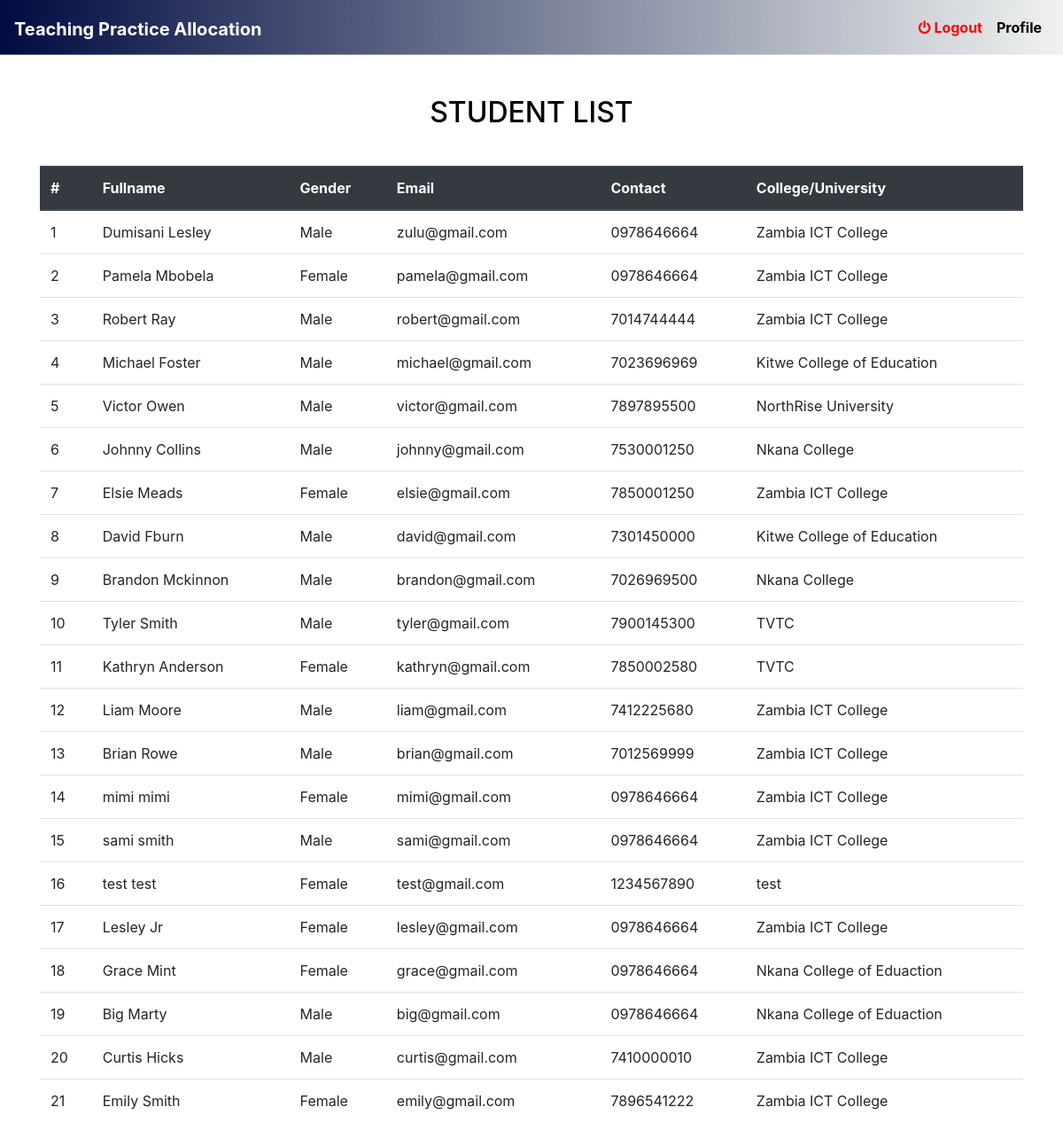
Page /admin/studentList.php on the committed database.
### tables this page shows
CREATE TABLE IF NOT EXISTS `students` (
  `pid` int(11) NOT NULL AUTO_INCREMENT,
  `fname` varchar(20) NOT NULL,
  `lname` varchar(20) NOT NULL,
  `gender` varchar(10) NOT NULL,
  `email` varchar(30) NOT NULL,
  `contact` varchar(10) NOT NULL,
  `college` varchar(30) NOT NULL,
  `password` varchar(30) NOT NULL,
  `cpassword` varchar(30) NOT NULL,
  PRIMARY KEY (`pid`)
);

### admin/studentList.php (the view, shortened to what this page needs)
<?php
    include('../includes/head.php');
    include('../includes/connect.php');
?>
  <div class="container" style="margin-bottom: 100px;">
        <div class="mb-4">
            <h2 class="text-center">Student List</h2>
        </div>
            <table class="table table-hover">
            <h2 class="text-center" style="margin-bottom: 40px; color: black; margin-top: 70px;">STUDENT LIST</h2>
                <thead class="thead-dark">
                    <tr>
                        <th scope="col">#</th>
                        <th scope="col">Fullname</th>
                        <th scope="col">Gender</th>
                        <th scope="col">Email</th>
                        <th scope="col">Contact</th>
                        <th scope="col">College/University</th>
                    </tr>
                </thead>
                <tbody>
                    <?php
                    $query = "select * from students";
                    $result = mysqli_query($con,$query);
                    $cnt=1;
                    while ($row = mysqli_fetch_array($result)){
                      $fname = $row['fname'];
                      $lname = $row['lname'];
                      $gender = $row['gender'];
                      $email = $row['email'];
                      $contact = $row['contact'];
                      $college = $row['college'];
                      echo "<tr>
                        <td>$cnt</td>
                        <td>$fname $lname</td>
                        <td>$gender</td>
                        <td>$email</td>
                        <td>$contact</td>
                        <td>$college</td>
                      </tr>";
                  $cnt++;  }
                  ?>
            </tbody>
        </table>
        <br>
    </div>

### css/style.css (style rules this page uses)
html { width: 100%; height: 100%; }
h2 { font-size: 36px; }
h1, h2, h3, h4, h5, h6 { margin: 0 0 30px; font-family: 'Roboto', sans-serif; font-weight: 400; color: #444; line-height: 1em; }

### rows in the picture
students: fname "Dumisani", lname "Lesley", gender "Male", email "zulu@gmail.com", contact "0978646664", college "Zambia ICT College"
students: fname "Pamela", lname "Mbobela", gender "Female", email "pamela@gmail.com", contact "0978646664", college "Zambia ICT College"
students: fname "Robert", lname "Ray", gender "Male", email "robert@gmail.com", contact "7014744444", college "Zambia ICT College"
students: fname "Michael", lname "Foster", gender "Male", email "michael@gmail.com", contact "7023696969", college "Kitwe College of Education"
students: fname "Victor", lname "Owen", gender "Male", email "victor@gmail.com", contact "7897895500", college "NorthRise University"
students: fname "Johnny", lname "Collins", gender "Male", email "johnny@gmail.com", contact "7530001250", college "Nkana College"
students: fname "Elsie", lname "Meads", gender "Female", email "elsie@gmail.com", contact "7850001250", college "Zambia ICT College"
students: fname "David", lname "Fburn", gender "Male", email "david@gmail.com", contact "7301450000", college "Kitwe College of Education"
students: fname "Brandon", lname "Mckinnon", gender "Male", email "brandon@gmail.com", contact "7026969500", college "Nkana College"
students: fname "Tyler", lname "Smith", gender "Male", email "tyler@gmail.com", contact "7900145300", college "TVTC"
students: fname "Kathryn", lname "Anderson", gender "Female", email "kathryn@gmail.com", contact "7850002580", college "TVTC"
students: fname "Liam", lname "Moore", gender "Male", email "liam@gmail.com", contact "7412225680", college "Zambia ICT College"
students: fname "Brian", lname "Rowe", gender "Male", email "brian@gmail.com", contact "7012569999", college "Zambia ICT College"
students: fname "mimi", lname "mimi", gender "Female", email "mimi@gmail.com", contact "0978646664", college "Zambia ICT College"
students: fname "sami", lname "smith", gender "Male", email "sami@gmail.com", contact "0978646664", college "Zambia ICT College"
students: fname "test", lname "test", gender "Female", email "test@gmail.com", contact "1234567890", college "test"
students: fname "Lesley", lname "Jr", gender "Female", email "lesley@gmail.com", contact "0978646664", college "Zambia ICT College"
students: fname "Grace", lname "Mint", gender "Female", email "grace@gmail.com", contact "0978646664", college "Nkana College of Eduaction"
students: fname "Big", lname "Marty", gender "Male", email "big@gmail.com", contact "0978646664", college "Nkana College of Eduaction"
students: fname "Curtis", lname "Hicks", gender "Male", email "curtis@gmail.com", contact "7410000010", college "Zambia ICT College"
students: fname "Emily", lname "Smith", gender "Female", email "emily@gmail.com", contact "7896541222", college "Zambia ICT College"
